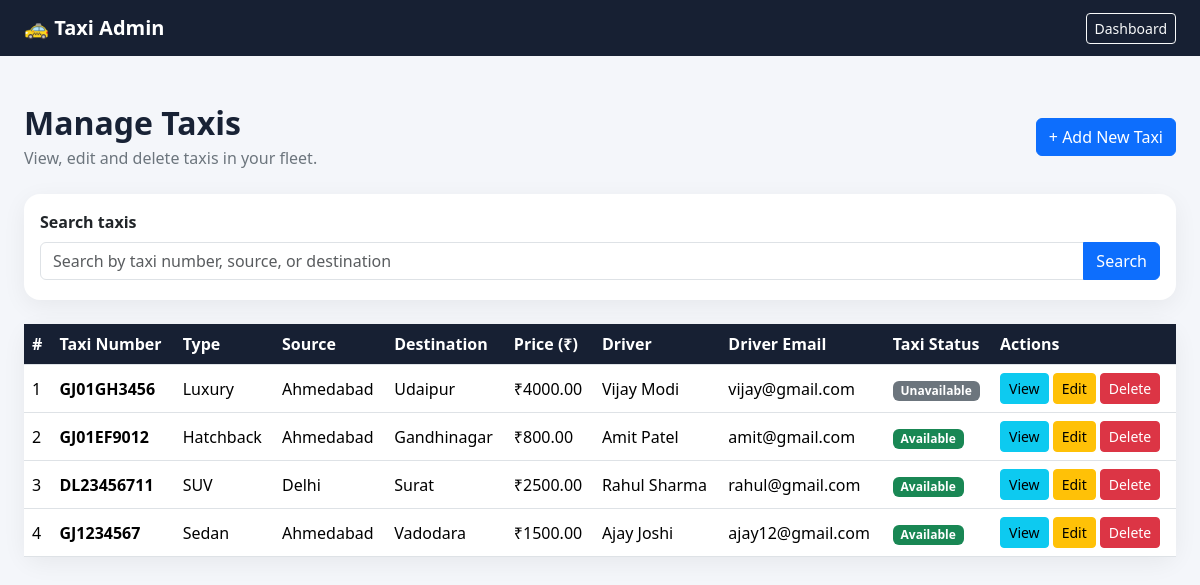
The app's page /taxis/ (signed in), older data.
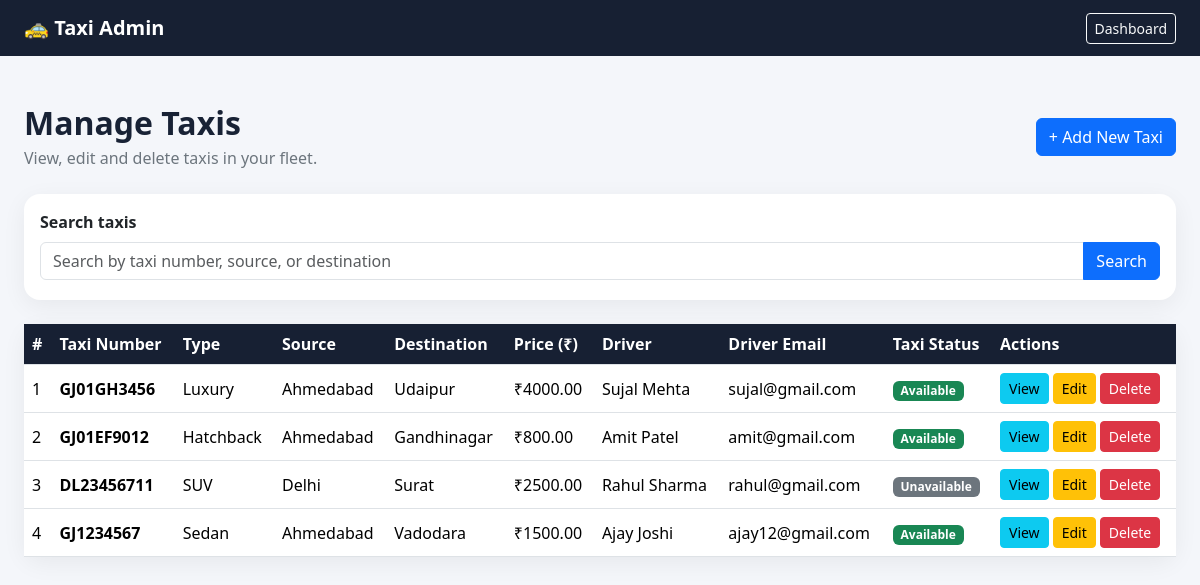
The same page, newer data.
### core/models.py (models this page shows, shortened)
class Taxi(models.Model):
    number = models.CharField(max_length=20, unique=True)
    type = models.CharField(max_length=50)
    source = models.CharField(max_length=100)
    destination = models.CharField(max_length=100)
    price = models.DecimalField(max_digits=10, decimal_places=2)
    availability = models.BooleanField(default=True)
    driver = models.ForeignKey(
        Driver,
        on_delete=models.CASCADE,
        related_name='taxis',
    )

class Driver(models.Model):
    name = models.CharField(max_length=100)
    email = models.EmailField(unique=True)
    license_number = models.CharField(
        max_length=50,
        unique=True
    )
    mobile = models.CharField(max_length=15)
    taxi_number = models.CharField(max_length=20, blank=True)
    password = models.CharField(max_length=128)

### core/views.py (the view)
@user_passes_test(
    lambda user: user.is_authenticated and user.is_staff,
    login_url='admin_login',
)
def admin_taxi_list(request):
    taxis = Taxi.objects.select_related('driver').order_by('-id')
    search_form = TaxiSearchForm(request.GET)
    search_form.is_valid()
    search_query = search_form.cleaned_data['q']
    if search_query:
        taxis = taxis.filter(
            Q(number__icontains=search_query)
            | Q(source__icontains=search_query)
            | Q(destination__icontains=search_query),
        )
    page_obj = Paginator(taxis, 10).get_page(request.GET.get('page'))
    return render(
        request,
        'core/admin_taxi_list.html',
        {
            'taxis': page_obj.object_list,
            'page_obj': page_obj,
            'search_form': search_form,
            'search_query': search_query,
        },
    )

### core/forms.py
class TaxiSearchForm(forms.Form):
    q = forms.CharField(
        label='Search taxis',
        required=False,
        strip=True,
        widget=forms.TextInput(attrs={
            'class': 'form-control',
            'placeholder': 'Search by taxi number, source, or destination',
            'aria-describedby': 'taxi-search-help',
        }),
    )

### core/templates/core/admin_taxi_list.html (shortened to what the changed rows need)
<!DOCTYPE html>
<html lang="en">
<head>
    <link href="https://cdn.jsdelivr.net/npm/bootstrap@5.3.3/dist/css/bootstrap.min.css"
          rel="stylesheet">
</head>
<body>
<main class="container-fluid px-3 px-lg-4 py-5">
    <div class="d-flex justify-content-between align-items-center
                flex-wrap gap-3 mb-4">
        <div>
            <h1 class="h2 fw-bold mb-1">Manage Taxis</h1>
        </div>
    </div>
    <div class="card page-card">
        <div class="card-body p-0">
            <div class="table-responsive">
                <table class="table table-hover mb-0">
                    <thead>
                        <tr>
                            <th>#</th>
                            <th>Taxi Number</th>
                            <th>Type</th>
                            <th>Source</th>
                            <th>Destination</th>
                            <th>Price (₹)</th>
                            <th>Driver</th>
                            <th>Driver Email</th>
                            <th>Taxi Status</th>
                            <th>Actions</th>
                        </tr>
                    </thead>
                    <tbody>
                        {% for taxi in taxis %}
                        <tr>
                            <td>{{ forloop.counter }}</td>
                            <td class="fw-semibold">{{ taxi.number }}</td>
                            <td>{{ taxi.type }}</td>
                            <td>{{ taxi.source }}</td>
                            <td>{{ taxi.destination }}</td>
                            <td>₹{{ taxi.price|floatformat:2 }}</td>
                            <td>
                                {% if taxi.driver %}
                                    {{ taxi.driver.name }}
                                {% else %}
                                    Not assigned
                                {% endif %}
                            </td>
                            <td>
                                {% if taxi.driver %}
                                    {{ taxi.driver.email|default:"—" }}
                                {% else %}
                                    —
                                {% endif %}
                            </td>
                            <td>
                                {% if taxi.availability %}
                                    <span class="badge bg-success">
                                        Available
                                    </span>
                                {% else %}
                                    <span class="badge bg-secondary">
                                        Unavailable
                                    </span>
                                {% endif %}
                            </td>
                            <td>
                                <div class="d-flex gap-1">
                                    <a href="{% url 'admin_taxi_detail' taxi.id %}"
                                       class="btn btn-sm btn-info">
                                        View
                                    </a>
                                    <a href="{% url 'admin_taxi_edit' taxi.id %}"
                                       class="btn btn-sm btn-warning">
                                        Edit
                                    </a>
                                    <a href="{% url 'admin_taxi_delete' taxi.id %}"
                                       class="btn btn-sm btn-danger">
                                        Delete
                                    </a>
                                </div>
                            </td>
                        </tr>
                        {% endfor %}
                    </tbody>
                </table>
            </div>
        </div>
    </div>
</main>
</body>
</html>

Row changes from the older to the newer data that the page shows:
changed Taxi "GJ01GH3456": driver.name "Vijay Modi" → "Sujal Mehta"; driver.email "vijay@gmail.com" → "sujal@gmail.com"; availability "Unavailable" → "Available"
changed Taxi "DL23456711": availability "Available" → "Unavailable"
